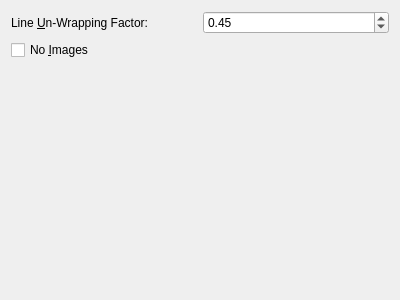
<?xml version="1.0" encoding="UTF-8"?>
<ui version="4.0">
 <class>Form</class>
 <widget class="QWidget" name="Form">
  <property name="geometry">
   <rect>
    <x>0</x>
    <y>0</y>
    <width>400</width>
    <height>300</height>
   </rect>
  </property>
  <property name="windowTitle">
   <string>Form</string>
  </property>
  <layout class="QGridLayout" name="gridLayout">
   <item row="0" column="0">
    <widget class="QLabel" name="label_2">
     <property name="text">
      <string>Line &amp;Un-Wrapping Factor:</string>
     </property>
     <property name="buddy">
      <cstring>opt_unwrap_factor</cstring>
     </property>
    </widget>
   </item>
   <item row="2" column="0">
    <spacer name="verticalSpacer">
     <property name="orientation">
      <enum>Qt::Vertical</enum>
     </property>
     <property name="sizeHint" stdset="0">
      <size>
       <width>20</width>
       <height>213</height>
      </size>
     </property>
    </spacer>
   </item>
   <item row="0" column="1">
    <widget class="QDoubleSpinBox" name="opt_unwrap_factor">
     <property name="maximum">
      <double>1.000000000000000</double>
     </property>
     <property name="singleStep">
      <double>0.010000000000000</double>
     </property>
     <property name="value">
      <double>0.450000000000000</double>
     </property>
    </widget>
   </item>
   <item row="1" column="0">
    <widget class="QCheckBox" name="opt_no_images">
     <property name="text">
      <string>No &amp;Images</string>
     </property>
    </widget>
   </item>
  </layout>
 </widget>
 <resources/>
 <connections/>
</ui>
